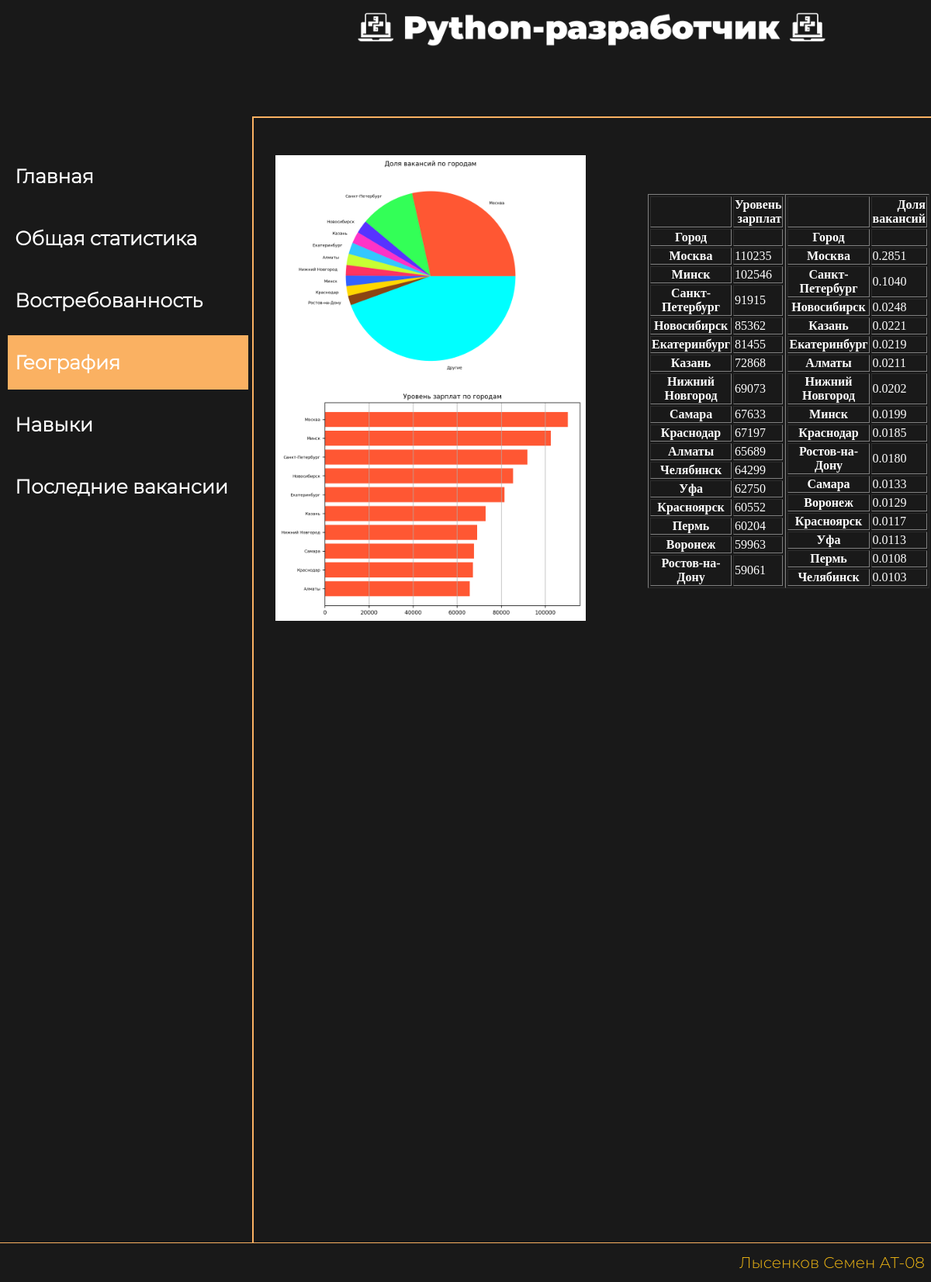
Page /geography/ on the committed database.
### django_vacancies_statistics/vacancy_python/models.py (models this page shows)
class Geography(models.Model):
    salary_graph_by_city = models.ImageField(upload_to='images_db/%Y/%m/%d', verbose_name='График зарплат по городам')
    vacancy_fraction_by_city = models.ImageField(upload_to='images_db/%Y/%m/%d', verbose_name='График доли вакансий по городам')
    table = models.TextField(verbose_name='Таблица географии')

### django_vacancies_statistics/vacancy_python/views.py (the view)
# urls.py: path('geography/', geography_page, name='geography'),
def geography_page(request):
    return render_page(request, Geography, 'Geography.html')

### django_vacancies_statistics/vacancy_python/views.py (called while the page is built)
def render_page(request, model, template_name):
    content = model.objects.all()
    return render(request, template_name, {'context': content})

### django_vacancies_statistics/templates/Geography.html (shortened to what this page needs)
{% load static %}
<!DOCTYPE html>
<html lang="ru">
<head>
    <link rel="stylesheet" href="{% static "css/styles.css" %}">
</head>
<body>
<header>
    <div class="name">
        <img src="{% static 'images/logotip.png' %}" class="logo"/>
    </div>
</header>
<main>
    <div class="body">
        <div class="navigation" style="height: 1500px;">
            <nav>
                <ul>
                    <li><div><a href="/">Главная</a></div></li>
                    <li><div><a href={% url 'all' %}>Общая статистика</a></div></li>
                    <li><div><a href={% url 'demend' %}>Востребованность</a></div></li>
                    <li><div style="background-color: #FAB162;"><a style="color: #FFFFFF !important;" href={% url 'geography' %}>География</a></div></li>
                    <li><div><a href={% url 'skills' %}>Навыки</a></div></li>
                    <li><div><a href={% url 'lastVacancy' %}>Последние вакансии</a></div></li>
                </ul>
            </nav>
        </div>
        <div class="home_text" style="top: 200px">
          {% for data in context %}
          <img class="demand_graph_1" src="{{ data.salary_graph_by_city.url }}"/>
          <img class="demand_graph_2" src="{{ data.vacancy_fraction_by_city.url }}"/>
          <div class="tables">
              {{ data.table|safe }}
          </div>
      {% endfor %}
        </div>
    </div>
</main>
<footer>
  <p>Лысенков Семен АТ-08</p>
</footer>
</body>
</html>

### django_vacancies_statistics/static/css/styles.css (style rules this page uses)
html, body { padding: 0; margin: 0; background-color: #191919; }
header { position: absolute; width: calc(100% - 325px); left: 325px; height: 150px; z-index: 99999999999999999; background: #191919; border-right: 2px solid #FAB162; border-bottom: 2px solid #FAB162; }
footer { position: fixed; width: 100%; height: 50px; text-wrap: normal; left: 0; bottom: 0; display: flex; z-index: 10000000000000; flex-direction: column; justify-content: center; align-items: flex-end; background: #191919; border-top: 1px solid #FAB162 }
footer p { color: #F1B814; margin: 8px; font-family: "Montserrat-Light"; font-size: 20px; font-style: normal; font-weight: 100; line-height: normal; }
a { color: #F64C72 !important; text-decoration: none }
.logo { width: 609px; margin-top: 1%; }
.name { align-self: center; width: 100%; height: 100px; left: 550px; top: 35px; font-family: 'Montserrat-Light'; font-style: normal; font-weight: 700; font-size: 40px; line-height: 51px; text-align: center; justify-content: center; color: #17203D; text-shadow: 2px 4px 4px rgba(0, 0, 0, 0.25); }
.navigation { justify-content: center; align-items: center; position: absolute; width: 325px; height: 100%; left: 0px; top: 150px; z-index: 9999999999999999; border-right: 2px solid #FAB162; border-bottom: 2px solid #FAB162; }
.navigation ul { text-align: left; list-style: none; padding-top: 5%; align-self: center; }
.navigation li { margin: 10px -30px; font-family: "Montserrat-Light"; font-size: 25px; font-weight: bold; }
.navigation li div { width: 310px; height: 70px; display: flex; align-items: center; }
.navigation li a { color: #fff !important; margin-left: 3%; }
.home_text { position: absolute; left: 335px; top: 140px; }
.demand_graph_1 { width: 400px; height: 300px; position: absolute; left: 20px; top: 0px; }
.demand_graph_2 { width: 400px; height: 300px; left: 20px; position: absolute; top: 300px }
.tables { display: flex; flex-direction: row; justify-content: flex-start; position: absolute; left: 500px; top: 50px }
.tables table { color: #FFFFFF; }

### rows in the picture
Geography: salary_graph_by_city (picture), vacancy_fraction_by_city (picture), table "Уровень зарплат Город Москва 110235 Минск 102546 Санкт-Петербург 91915 Новосибирск 85362 Екатеринбург 81455 Казань 72868 Нижний Новгород 69073 Самара 67633 Краснодар 67197 Алматы 65689 Челябинск 64299 Уфа 62750 Красноярск 60552 Пермь 60204 Воронеж 59963 Ростов-на-Дону 59061 Доля вакансий Город Москва 0.2851 Санкт-Петербург 0.1040 Новосибирск 0.0248 Казань 0.0221 Екатеринбург 0.0219 Алматы 0.0211 Нижний Новгород 0.0202 Минск 0.0199 Краснодар 0.0185 Ростов-на-Дону 0.0180 Самара 0.0133 Воронеж 0.0129 Красноярск 0.0117 Уфа 0.0113 Пермь 0.0108 Челябинск 0.0103"
